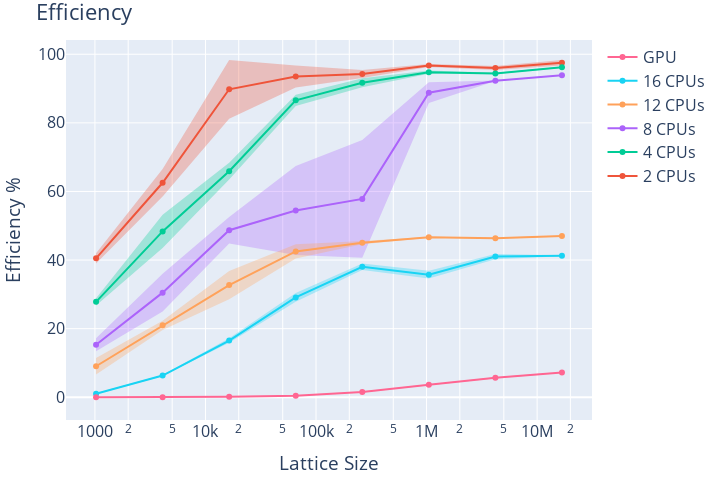

This figure's notebook cell:
### Code cell
fig = go.Figure()

for idx, (name, dfs, info) in enumerate(runs_parallel):
    for i, df in enumerate(dfs):
        dfs[i]["efficiency"] = 100 * (cpu_df["avgEvolveTime"] / df["avgEvolveTime"]) / info[0]
    
    df = pd.concat(dfs)
    df["size"] **= 2
    add_mean_std_trace(fig, df, name, idx + 1, "efficiency")

fig.update_layout(title="Efficiency", xaxis_title='Lattice Size', yaxis_title="Efficiency %", **layout_settings)
fig.update_xaxes(type="log")
fig.show()
fig.write_image("images/lat_hl_evo_efficiency.png")

### Figure 1 — Plotly figure (JSON) as saved in the notebook; plotly's stock layout.template omitted (floating-point values rounded to 4 significant figures)
{"data": [{"line": {"color": "#EF553B"}, "mode": "lines+markers", "name": "2 CPUs", "type": "scatter", "x": [1024, 4096, 16384, 65536, 262144, 1048576, 4194304, 16777216], "y": [40.5, 62.54, 89.79, 93.52, 94.24, 96.74, 95.98, 97.53]}, {"line": {"width": 0}, "mode": "lines", "name": "2 CPUs upper", "showlegend": false, "type": "scatter", "x": [1024, 4096, 16384, 65536, 262144, 1048576, 4194304, 16777216], "y": [42.02, 66.56, 98.35, 96.75, 95.4, 97.16, 96.57, 98.31]}, {"fill": "tonexty", "fillcolor": "rgba(239, 85, 59, 0.30)", "line": {"width": 0}, "mode": "lines", "name": "2 CPUs lower", "showlegend": false, "type": "scatter", "x": [1024, 4096, 16384, 65536, 262144, 1048576, 4194304, 16777216], "y": [38.98, 58.52, 81.23, 90.28, 93.07, 96.31, 95.39, 96.74]}, {"line": {"color": "#00CC96"}, "mode": "lines+markers", "name": "4 CPUs", "type": "scatter", "x": [1024, 4096, 16384, 65536, 262144, 1048576, 4194304, 16777216], "y": [27.82, 48.36, 65.92, 86.56, 91.7, 94.77, 94.41, 96.2]}, {"line": {"width": 0}, "mode": "lines", "name": "4 CPUs upper", "showlegend": false, "type": "scatter", "x": [1024, 4096, 16384, 65536, 262144, 1048576, 4194304, 16777216], "y": [28.89, 53.2, 68.38, 88.23, 93.01, 95.24, 94.61, 96.37]}, {"fill": "tonexty", "fillcolor": "rgba(0, 204, 150, 0.30)", "line": {"width": 0}, "mode": "lines", "name": "4 CPUs lower", "showlegend": false, "type": "scatter", "x": [1024, 4096, 16384, 65536, 262144, 1048576, 4194304, 16777216], "y": [26.76, 43.51, 63.46, 84.9, 90.38, 94.3, 94.22, 96.03]}, {"line": {"color": "#AB63FA"}, "mode": "lines+markers", "name": "8 CPUs", "type": "scatter", "x": [1024, 4096, 16384, 65536, 262144, 1048576, 4194304, 16777216], "y": [15.29, 30.51, 48.7, 54.43, 57.84, 88.81, 92.28, 93.92]}, {"line": {"width": 0}, "mode": "lines", "name": "8 CPUs upper", "showlegend": false, "type": "scatter", "x": [1024, 4096, 16384, 65536, 262144, 1048576, 4194304, 16777216], "y": [17.17, 36.01, 52.55, 67.41, 75.03, 91.85, 92.33, 93.96]}, {"fill": "tonexty", "fillcolor": "rgba(171, 99, 250, 0.30)", "line": {"width": 0}, "mode": "lines", "name": "8 CPUs lower", "showlegend": false, "type": "scatter", "x": [1024, 4096, 16384, 65536, 262144, 1048576, 4194304, 16777216], "y": [13.42, 25.0, 44.85, 41.46, 40.64, 85.76, 92.24, 93.87]}, {"line": {"color": "#FFA15A"}, "mode": "lines+markers", "name": "12 CPUs", "type": "scatter", "x": [1024, 4096, 16384, 65536, 262144, 1048576, 4194304, 16777216], "y": [9.04, 20.97, 32.7, 42.52, 45.06, 46.63, 46.38, 47.01]}, {"line": {"width": 0}, "mode": "lines", "name": "12 CPUs upper", "showlegend": false, "type": "scatter", "x": [1024, 4096, 16384, 65536, 262144, 1048576, 4194304, 16777216], "y": [11.42, 22.31, 36.79, 44.58, 45.53, 46.78, 46.5, 47.07]}, {"fill": "tonexty", "fillcolor": "rgba(255, 161, 90, 0.30)", "line": {"width": 0}, "mode": "lines", "name": "12 CPUs lower", "showlegend": false, "type": "scatter", "x": [1024, 4096, 16384, 65536, 262144, 1048576, 4194304, 16777216], "y": [6.665, 19.63, 28.6, 40.46, 44.6, 46.49, 46.26, 46.95]}, {"line": {"color": "#19D3F3"}, "mode": "lines+markers", "name": "16 CPUs", "type": "scatter", "x": [1024, 4096, 16384, 65536, 262144, 1048576, 4194304, 16777216], "y": [1.042, 6.331, 16.52, 29.12, 38.04, 35.75, 41.03, 41.25]}, {"line": {"width": 0}, "mode": "lines", "name": "16 CPUs upper", "showlegend": false, "type": "scatter", "x": [1024, 4096, 16384, 65536, 262144, 1048576, 4194304, 16777216], "y": [1.168, 6.481, 17.17, 30.38, 38.98, 36.87, 41.79, 41.38]}, {"fill": "tonexty", "fillcolor": "rgba(25, 211, 243, 0.30)", "line": {"width": 0}, "mode": "lines", "name": "16 CPUs lower", "showlegend": false, "type": "scatter", "x": [1024, 4096, 16384, 65536, 262144, 1048576, 4194304, 16777216], "y": [0.9153, 6.181, 15.87, 27.86, 37.11, 34.63, 40.27, 41.12]}, {"line": {"color": "#FF6692"}, "mode": "lines+markers", "name": "GPU", "type": "scatter", "x": [1024, 4096, 16384, 65536, 262144, 1048576, 4194304, 16777216], "y": [0.007805, 0.03506, 0.1231, 0.455, 1.54, 3.626, 5.701, 7.206]}, {"line": {"width": 0}, "mode": "lines", "name": "GPU upper", "showlegend": false, "type": "scatter", "x": [1024, 4096, 16384, 65536, 262144, 1048576, 4194304, 16777216], "y": [0.007943, 0.03578, 0.1258, 0.4651, 1.583, 3.746, 5.871, 7.296]}, {"fill": "tonexty", "fillcolor": "rgba(255, 102, 146, 0.30)", "line": {"width": 0}, "mode": "lines", "name": "GPU lower", "showlegend": false, "type": "scatter", "x": [1024, 4096, 16384, 65536, 262144, 1048576, 4194304, 16777216], "y": [0.007667, 0.03433, 0.1204, 0.4449, 1.497, 3.505, 5.531, 7.115]}], "layout": {"font": {"size": 16}, "height": 480, "margin": {"b": 10, "l": 10, "r": 10, "t": 40}, "title": {"text": "Efficiency"}, "width": 720, "xaxis": {"title": {"text": "Lattice Size"}, "type": "log"}, "yaxis": {"title": {"text": "Efficiency %"}}}}
